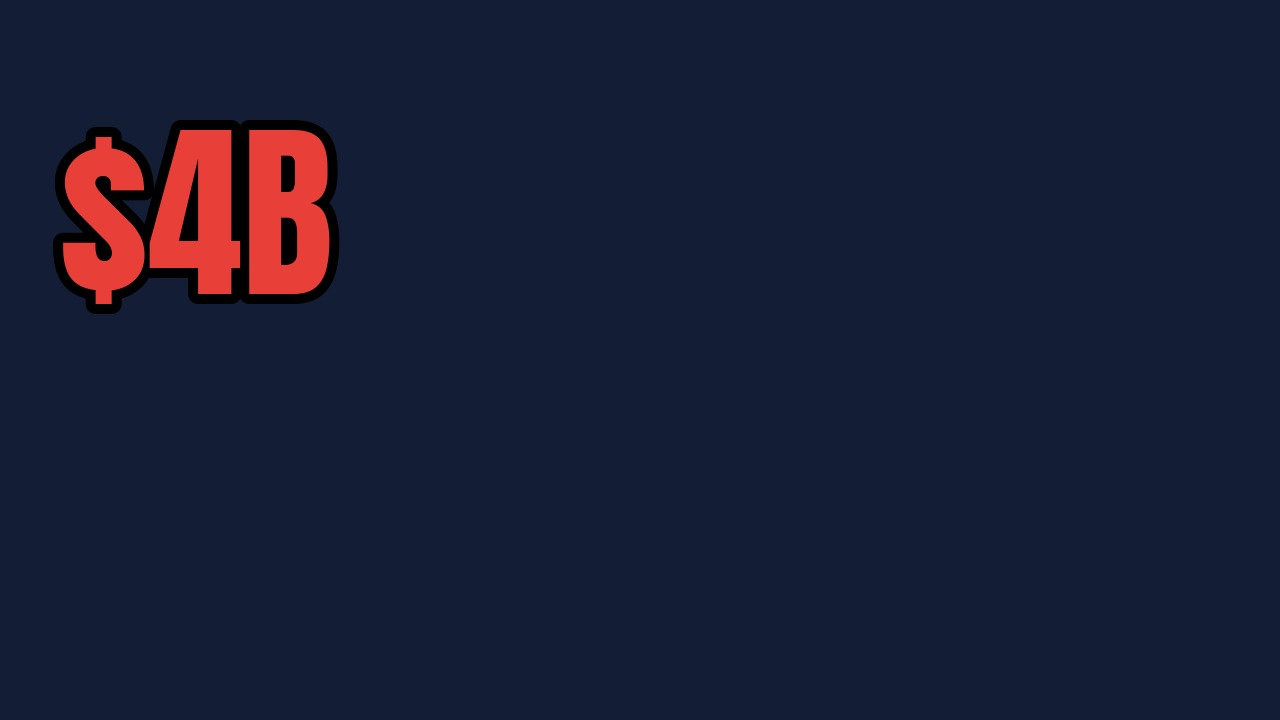
#> input picture thumb_A.jpg, 1280 x 720 px
$ python -i frame_fill.py   (imports and definitions only)
#> lines starting #> are read from the running program, lines starting #| are printed output that depends on the picture
#> further down, picture is the input picture: PIL image 1280x720 RGB; mean R, G, B 25.4, 29.6, 53.1
"""Frame fill check (v5): share of the frame that is flat, empty board. Rule: <= 35 % (FILL_MAX).
  python machine/frame_fill.py <video.mp4 | frames_dir> [--fps 2]
Flat = 24x24 px blocks (at 480x270) whose brightness spread is tiny. Grain is ignored by a light blur.
"""
import glob, json, os, subprocess, sys, tempfile
import numpy as np
from PIL import Image, ImageFilter
FILL_MAX = 0.35
def flat_share(im):
    a = np.asarray(im.convert("L").resize((480, 270)).filter(ImageFilter.GaussianBlur(2)), float); b = 15
#> after `a = np.asarray(im.convert('L').resize((480, 270)).filter(ImageFilter.G`:
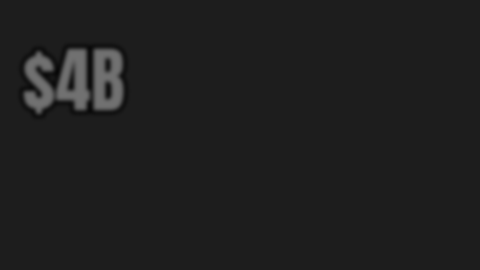
#> a: shape (270, 480) float64; min 7, max 113, mean 31.2
    blk = a[:270 // b * b, :480 // b * b].reshape(270 // b, b, 480 // b, b).swapaxes(1, 2).reshape(-1, b * b)
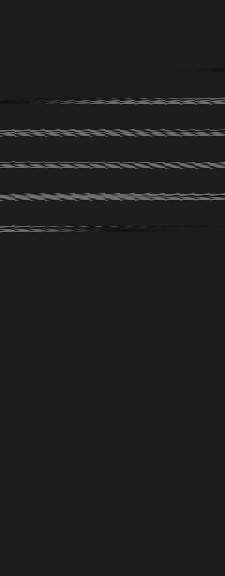
#> blk: shape (576, 225) float64; min 7, max 113, mean 31.2
    return float((blk.std(1) < 2.2).mean())
def check(src, fps=2):
    if os.path.isdir(src): fs = sorted(glob.glob(os.path.join(src, "*.jpg")) + glob.glob(os.path.join(src, "*.png")))
    else:
        tmp = tempfile.mkdtemp(); subprocess.run(["ffmpeg", "-v", "error", "-i", src, "-vf", f"fps={fps}", os.path.join(tmp, "f%04d.jpg")], check=True)
        fs = sorted(glob.glob(os.path.join(tmp, "*.jpg")))
    vals = [round(flat_share(Image.open(f)), 3) for f in fs]; over = [(k / fps, v) for k, v in enumerate(vals) if v > FILL_MAX]
    res = {"rule": "F1 flat empty area <= 35 % of the frame", "status": "REVIEW" if over else "OK", "max": max(vals + [0]), "mean": round(float(np.mean(vals)) if vals else 0, 3), "over": over[:8]}
    print(f"{res['status']}: {res['rule']} (max {res['max']:.0%}, mean {res['mean']:.0%}, {len(over)} of {len(vals)} frames over)"); return res
# [2 lines not run here, left out]

>>> from PIL import Image
>>> picture = Image.open('../thumb_A.jpg')
>>> result = flat_share(picture)
#> result = 0.925
